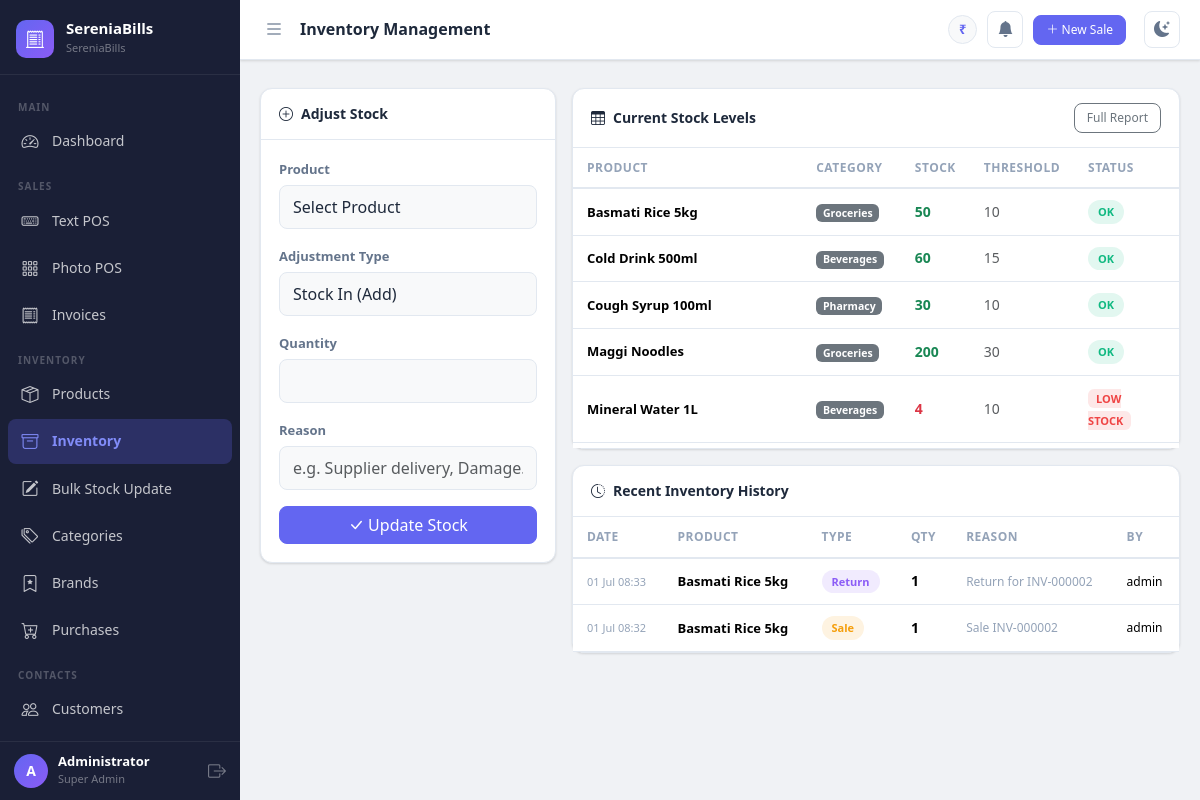
The page /inventory (signed in) on the database its author committed.
### app.py (models this page shows, shortened)
class Settings(db.Model):
    __tablename__ = 'settings'
    id = db.Column(db.Integer, primary_key=True)
    company_name = db.Column(db.String(150), default='SereniaBills')
    logo = db.Column(db.String(255))
    gst_number = db.Column(db.String(50))
    address = db.Column(db.String(255))
    phone = db.Column(db.String(20))
    email = db.Column(db.String(120))
    currency_symbol = db.Column(db.String(10), default='₹')
    invoice_prefix = db.Column(db.String(10), default='INV-')
    default_tax_rate = db.Column(db.Float, default=0)
    theme = db.Column(db.String(20), default='light')
    next_invoice_number = db.Column(db.Integer, default=1)

class User(UserMixin, db.Model):
    __tablename__ = 'users'
    id = db.Column(db.Integer, primary_key=True)
    username = db.Column(db.String(80), unique=True, nullable=False)
    email = db.Column(db.String(120), unique=True)
    password_hash = db.Column(db.String(255), nullable=False)
    full_name = db.Column(db.String(120))
    role_id = db.Column(db.Integer, db.ForeignKey('roles.id'), nullable=False)
    active = db.Column(db.Boolean, default=True)
    created_at = db.Column(db.DateTime, default=datetime.utcnow)
    def is_super_admin(self):
        return self.role and self.role.name == 'super_admin'

class Role(db.Model):
    __tablename__ = 'roles'
    id = db.Column(db.Integer, primary_key=True)
    name = db.Column(db.String(50), unique=True, nullable=False)  # super_admin, staff
    description = db.Column(db.String(255))
    users = db.relationship('User', backref='role', lazy=True)

class Product(db.Model):
    __tablename__ = 'products'
    id = db.Column(db.Integer, primary_key=True)
    name = db.Column(db.String(150), nullable=False)
    sku = db.Column(db.String(50), unique=True)
    barcode = db.Column(db.String(50), unique=True)
    category_id = db.Column(db.Integer, db.ForeignKey('categories.id'))
    brand_id = db.Column(db.Integer, db.ForeignKey('brands.id'))
    cost_price = db.Column(db.Float, default=0)
    selling_price = db.Column(db.Float, default=0)
    tax_percent = db.Column(db.Float, default=0)
    stock_quantity = db.Column(db.Integer, default=0)
    low_stock_threshold = db.Column(db.Integer, default=5)
    description = db.Column(db.Text)
    image = db.Column(db.String(255))
    expiry_date = db.Column(db.Date, nullable=True)
    variant_name = db.Column(db.String(100), nullable=True)
    active = db.Column(db.Boolean, default=True)
    created_at = db.Column(db.DateTime, default=datetime.utcnow)
    is_weight_based = db.Column(db.Boolean, default=False)
    price_unit      = db.Column(db.String(20), default='kg')   # kg / g / litre / piece …
    price_per_unit  = db.Column(db.Float, default=0)           # price for 1 unit
    def is_low_stock(self):
        return self.stock_quantity <= self.low_stock_threshold

class Category(db.Model):
    __tablename__ = 'categories'
    id = db.Column(db.Integer, primary_key=True)
    name = db.Column(db.String(100), unique=True, nullable=False)
    description = db.Column(db.String(255))
    products = db.relationship('Product', backref='category', lazy=True)

class InventoryHistory(db.Model):
    __tablename__ = 'inventory_history'
    id = db.Column(db.Integer, primary_key=True)
    product_id = db.Column(db.Integer, db.ForeignKey('products.id'), nullable=False)
    change_type = db.Column(db.String(20))  # stock_in, stock_out, adjustment, sale, return
    quantity = db.Column(db.Integer)
    reason = db.Column(db.String(255))
    user_id = db.Column(db.Integer, db.ForeignKey('users.id'))
    created_at = db.Column(db.DateTime, default=datetime.utcnow)
    product = db.relationship('Product')
    user = db.relationship('User')

### app.py (the view)
@app.route('/inventory')
@login_required
def inventory():
    products_list = Product.query.filter_by(active=True).order_by(Product.name).all()
    history = InventoryHistory.query.order_by(InventoryHistory.created_at.desc()).limit(50).all()
    return render_template('inventory.html', products=products_list, history=history)

### app.py (called while the page is built)
@login_manager.user_loader
def load_user(user_id):
    return User.query.get(int(user_id))

def get_settings():
    settings = Settings.query.first()
    if not settings:
        settings = Settings()
        db.session.add(settings)
        db.session.commit()
    return settings

@app.context_processor
def inject_globals():
    return dict(settings=get_settings(), now=datetime.utcnow())

### templates/inventory.html (shortened to what this page needs)
{% extends "base.html" %}
{% block page_title %}Inventory Management{% endblock %}
{% block content %}
<div class="row g-3">
  <div class="col-lg-4">
    <div class="card">
      <div class="card-header"><i class="bi bi-plus-circle me-2"></i>Adjust Stock</div>
      <div class="card-body">
        <form method="POST" action="{{ url_for('adjust_inventory') }}">
          <div class="mb-3">
            <label class="form-label">Product</label>
            <select name="product_id" class="form-select" required>
              <option value="">Select Product</option>
            </select>
          </div>
          <div class="mb-3">
            <label class="form-label">Adjustment Type</label>
            <select name="change_type" class="form-select" required>
              <option value="stock_in">Stock In (Add)</option>
            </select>
          </div>
          <div class="mb-3">
            <label class="form-label">Quantity</label>
            <input type="number" name="quantity" class="form-control" required min="0">
          </div>
          <div class="mb-3">
            <label class="form-label">Reason</label>
            <input type="text" name="reason" class="form-control" placeholder="e.g. Supplier delivery, Damage...">
          </div>
          <button type="submit" class="btn btn-primary w-100"><i class="bi bi-check-lg me-1"></i>Update Stock</button>
        </form>
      </div>
    </div>
  </div>
  <div class="col-lg-8">
    <div class="card mb-3">
      <div class="card-header d-flex justify-content-between align-items-center">
        <span><i class="bi bi-table me-2"></i>Current Stock Levels</span>
        <a href="{{ url_for('report_inventory') }}" class="btn btn-sm btn-outline-secondary">Full Report</a>
      </div>
      <div class="card-body p-0" style="max-height:300px;overflow-y:auto">
        <table class="table mb-0">
          <thead><tr><th>Product</th><th>Category</th><th>Stock</th><th>Threshold</th><th>Status</th></tr></thead>
          <tbody>
            {% for p in products %}
            <tr>
              <td class="fw-bold" style="font-size:13px">{{ p.name }}</td>
              <td><span class="badge bg-secondary">{{ p.category.name if p.category else '—' }}</span></td>
              <td><span class="fw-bold {% if p.is_low_stock() %}text-danger{% else %}text-success{% endif %}">{{ p.stock_quantity }}</span></td>
              <td class="text-muted">{{ p.low_stock_threshold }}</td>
              <td>{% if p.is_low_stock() %}<span class="low-stock-badge">LOW STOCK</span>{% else %}<span class="status-badge status-completed">OK</span>{% endif %}</td>
            </tr>
            {% endfor %}
          </tbody>
        </table>
      </div>
    </div>
    <div class="card">
      <div class="card-header"><i class="bi bi-clock-history me-2"></i>Recent Inventory History</div>
      <div class="card-body p-0" style="max-height:320px;overflow-y:auto">
        <table class="table mb-0">
          <thead><tr><th>Date</th><th>Product</th><th>Type</th><th>Qty</th><th>Reason</th><th>By</th></tr></thead>
          <tbody>
            {% for h in history %}
            <tr>
              <td style="font-size:11px;color:var(--text-muted)">{{ h.created_at.strftime('%d %b %H:%M') }}</td>
              <td style="font-size:13px;font-weight:600">{{ h.product.name }}</td>
              <td>
                <span class="status-badge {% if h.change_type == 'stock_in' %}status-completed{% elif h.change_type == 'sale' %}status-held{% elif h.change_type == 'return' %}status-refunded{% else %}status-draft{% endif %}">
                  {{ h.change_type.replace('_', ' ').title() }}
                </span>
              </td>
              <td class="fw-bold">{{ h.quantity }}</td>
              <td style="font-size:12px;color:var(--text-muted)">{{ h.reason or '—' }}</td>
              <td style="font-size:12px">{{ h.user.username if h.user else '—' }}</td>
            </tr>
            {% else %}
            <tr><td colspan="6" class="text-center text-muted py-3">No history yet.</td></tr>
            {% endfor %}
          </tbody>
        </table>
      </div>
    </div>
  </div>
</div>
{% endblock %}

### templates/base.html (shortened to what this page needs)
<!DOCTYPE html>
<html lang="en" data-theme="{{ settings.theme }}">
<head>
    <link rel="stylesheet" href="https://cdn.jsdelivr.net/npm/bootstrap@5.3.2/dist/css/bootstrap.min.css">
    <link rel="stylesheet" href="https://cdn.jsdelivr.net/npm/bootstrap-icons@1.11.3/font/bootstrap-icons.css">
    <link rel="stylesheet" href="{{ url_for('static', filename='css/main.css') }}">
</head>
<body>
<div class="sb-wrapper">
  <nav id="sidebar" class="sb-sidebar">
    <div class="sb-brand">
      {% if settings.logo %}
        <img src="{{ url_for('static', filename='uploads/' + settings.logo) }}" class="sb-logo-img" alt="Logo">
      {% else %}
        <div class="sb-logo-icon"><i class="bi bi-receipt-cutoff"></i></div>
      {% endif %}
      <div class="sb-brand-text">
        <span class="sb-brand-name">SereniaBills</span>
        <span class="sb-brand-tagline">{{ settings.company_name }}</span>
      </div>
    </div>
    <div class="sb-nav">
      <div class="sb-section-label">Main</div>
      <a href="{{ url_for('dashboard') }}" class="sb-link {% if request.endpoint == 'dashboard' %}active{% endif %}">
        <i class="bi bi-speedometer2"></i><span>Dashboard</span>
      </a>
      <div class="sb-section-label">Sales</div>
      <a href="{{ url_for('pos_text') }}" class="sb-link {% if request.endpoint == 'pos_text' %}active{% endif %}">
        <i class="bi bi-keyboard"></i><span>Text POS</span>
      </a>
      <a href="{{ url_for('pos_photo') }}" class="sb-link {% if request.endpoint == 'pos_photo' %}active{% endif %}">
        <i class="bi bi-grid-3x3-gap"></i><span>Photo POS</span>
      </a>
      <a href="{{ url_for('invoices') }}" class="sb-link {% if request.endpoint == 'invoices' %}active{% endif %}">
        <i class="bi bi-receipt"></i><span>Invoices</span>
      </a>
      <div class="sb-section-label">Inventory</div>
      <a href="{{ url_for('products') }}" class="sb-link {% if request.endpoint in ['products','add_product','edit_product'] %}active{% endif %}">
        <i class="bi bi-box-seam"></i><span>Products</span>
      </a>
      <a href="{{ url_for('inventory') }}" class="sb-link {% if request.endpoint == 'inventory' %}active{% endif %}">
        <i class="bi bi-archive"></i><span>Inventory</span>
      </a>
      <a href="{{ url_for('bulk_stock_update') }}" class="sb-link {% if request.endpoint == 'bulk_stock_update' %}active{% endif %}">
        <i class="bi bi-pencil-square"></i><span>Bulk Stock Update</span>
      </a>
      <a href="{{ url_for('categories') }}" class="sb-link {% if request.endpoint == 'categories' %}active{% endif %}">
        <i class="bi bi-tags"></i><span>Categories</span>
      </a>
      <a href="{{ url_for('brands') }}" class="sb-link {% if request.endpoint == 'brands' %}active{% endif %}">
        <i class="bi bi-bookmark-star"></i><span>Brands</span>
      </a>
      <a href="{{ url_for('purchases') }}" class="sb-link {% if request.endpoint in ['purchases','add_purchase'] %}active{% endif %}">
        <i class="bi bi-cart-plus"></i><span>Purchases</span>
      </a>
      <div class="sb-section-label">Contacts</div>
      <a href="{{ url_for('customers') }}" class="sb-link {% if 'customer' in request.endpoint %}active{% endif %}">
        <i class="bi bi-people"></i><span>Customers</span>
      </a>
      <a href="{{ url_for('suppliers') }}" class="sb-link {% if 'supplier' in request.endpoint %}active{% endif %}">
      </a>
    </div>
    <div class="sb-footer">
      <div class="sb-user-info">
        <div class="sb-user-avatar">{{ current_user.username[0].upper() }}</div>
        <div>
          <div class="sb-user-name">{{ current_user.full_name or current_user.username }}</div>
          <div class="sb-user-role">{{ current_user.role.name.replace('_',' ').title() }}</div>
        </div>
      </div>
      <a href="{{ url_for('logout') }}" class="sb-logout" title="Logout"><i class="bi bi-box-arrow-right"></i></a>
    </div>
  </nav>
  <div class="sb-content" id="sbContent">
    <div class="sb-topbar">
      <button class="sb-toggle-btn" id="sidebarToggle" onclick="toggleSidebar()">
        <i class="bi bi-list"></i>
      </button>
      <div class="sb-topbar-title">{% block page_title %}{% endblock %}</div>
      <div class="sb-topbar-right">
        <span class="sb-currency-badge">{{ settings.currency_symbol }}</span>
        <div class="position-relative" id="alertBellWrap" style="cursor:pointer" onclick="toggleAlertDropdown()">
          <button class="sb-theme-btn" title="Stock Alerts">
            <i class="bi bi-bell-fill" id="bellIcon"></i>
          </button>
        </div>
        <a href="{{ url_for('pos_text') }}" class="btn btn-sm btn-primary me-2">
          <i class="bi bi-plus-lg"></i> New Sale
        </a>
        <button class="sb-theme-btn" onclick="toggleTheme()" title="Toggle Dark/Light">
          <i class="bi bi-moon-stars-fill" id="themeIcon"></i>
        </button>
      </div>
    </div>
    <div class="px-3 pt-2">
    </div>
    <div class="sb-main-content">
      {% block content %}{% endblock %}
    </div>
  </div>
</div>
</body>
</html>

### rows shown on the page
Settings: company_name "SereniaBills", currency_symbol "₹"
User: username "A", full_name "Administrator"
Role: role.name.replace "Super Admin"
Product: name "Basmati Rice 5kg", category "Groceries", stock_quantity "50", low_stock_threshold "10", shows "OK"
Product: name "Cold Drink 500ml", category "Beverages", stock_quantity "60", low_stock_threshold "15", shows "OK"
Product: name "Cough Syrup 100ml", category "Pharmacy", stock_quantity "30", low_stock_threshold "10", shows "OK"
Product: name "Maggi Noodles", category "Groceries", stock_quantity "200", low_stock_threshold "30", shows "OK"
Product: name "Mineral Water 1L", category "Beverages", stock_quantity "4", low_stock_threshold "10", shows "LOW STOCK"
InventoryHistory: created_at "01 Jul 08:33", product.name "Basmati Rice 5kg", change_type.replace "Return", quantity "1", reason "Return for INV-000002", user "admin"
InventoryHistory: created_at "01 Jul 08:32", product.name "Basmati Rice 5kg", change_type.replace "Sale", quantity "1", reason "Sale INV-000002", user "admin"
